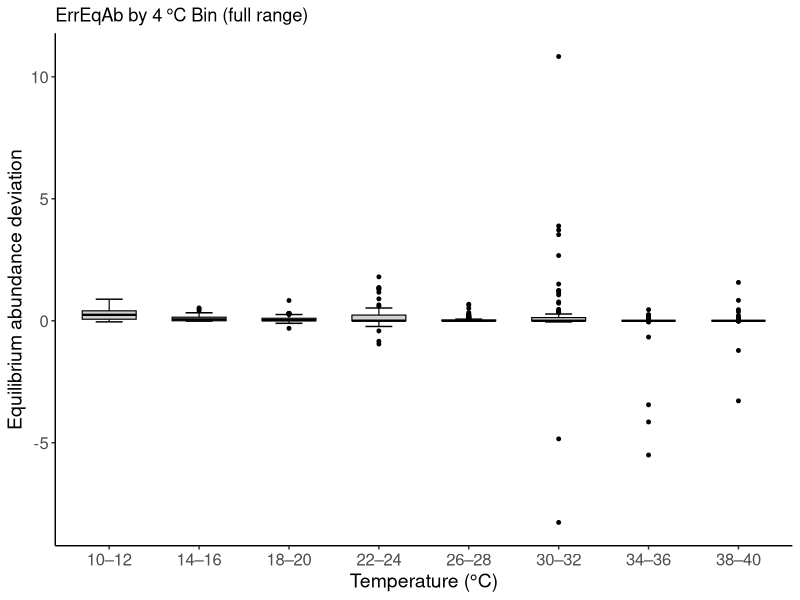
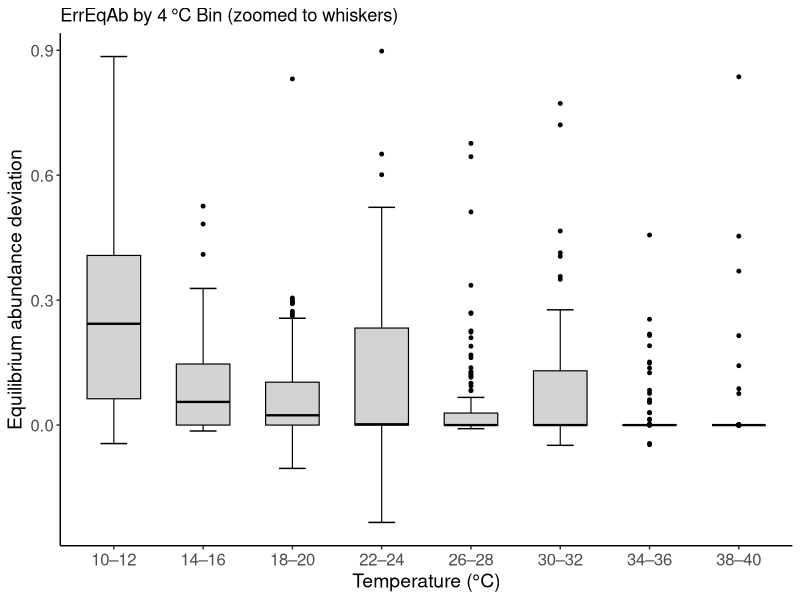
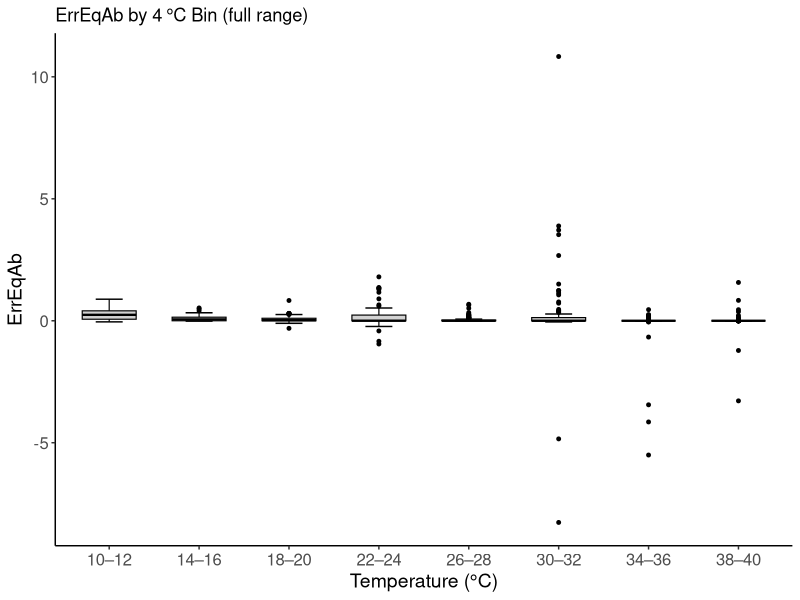
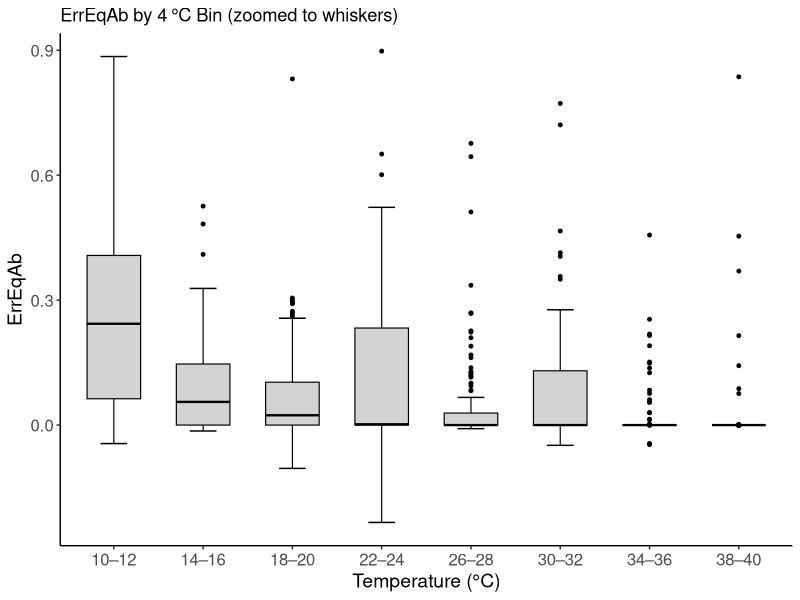
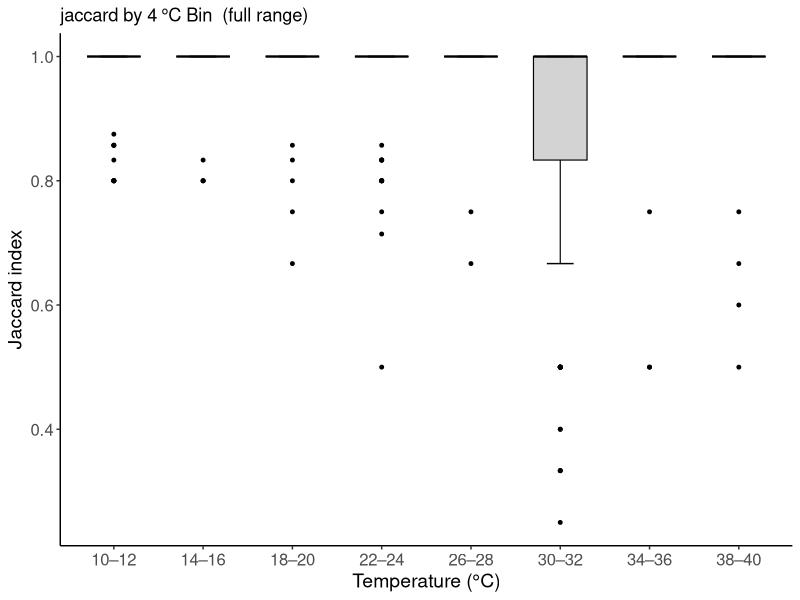
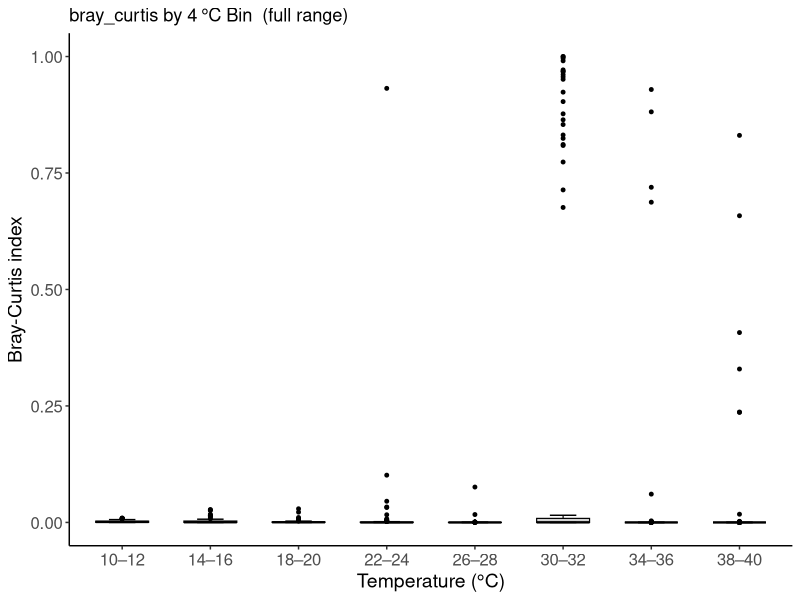
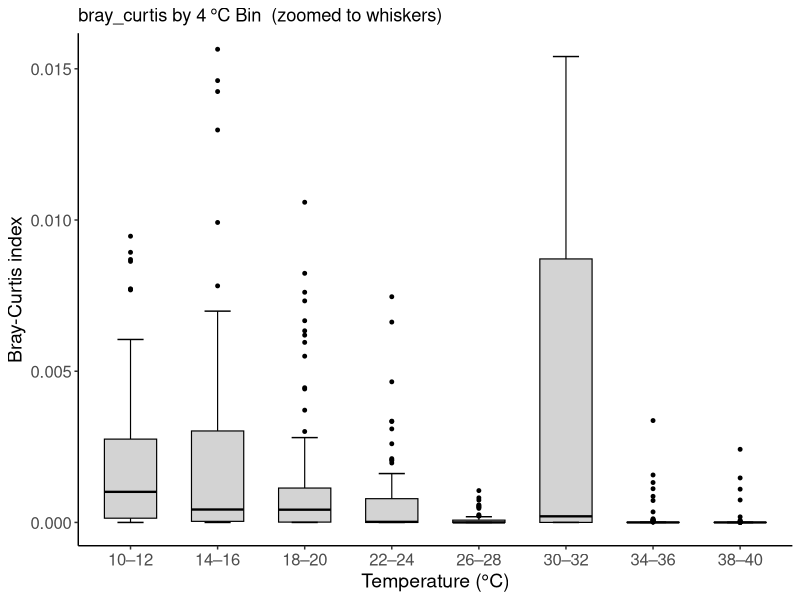
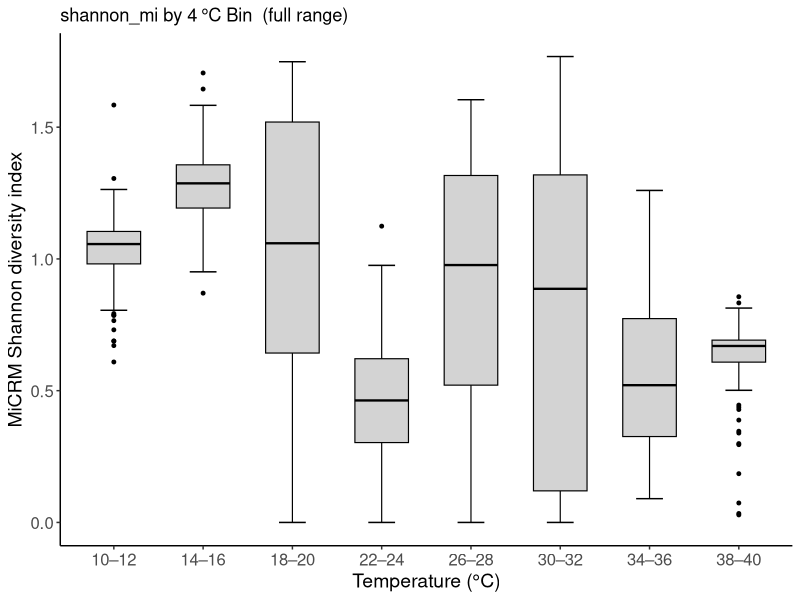

Write the R code that produced these figures, in order. (Note: this script raises an error after producing the figures.)
library(ggplot2)
library(dplyr)

# 1. Read & prep data
df <- read.csv("output/metrics_N50_coarse.csv")
traj <- read.csv("output/traj_N50_coarse.csv")

df <- df[is.finite(df$ErrEqAb), ]
bins_K   <- sort(unique(df$T_bin_K))
labels_C <- c("10–12", "14–16", "18–20", "22–24",
              "26–28", "30–32", "34–36", "38–40")
df$T_bin_K <- factor(df$T_bin_K, levels = bins_K, labels = labels_C)

# 2. Define box width (same as used in geom_boxplot)
box_width <- 0.6

# 3. Build base plot without T-caps (not printed yet)
base_p <- ggplot(df, aes(x = T_bin_K, y = ErrEqAb)) +
  geom_boxplot(
    fill         = "lightgrey",
    colour       = "black",
    outlier.size = 1,
    width        = box_width,
    linewidth = 0.4
  ) +
  labs(x = "Temperature (°C)",
       y = "Equilibrium abundance deviation") +
  theme_classic() +
  theme(
    axis.text  = element_text(size = 12),
    axis.title = element_text(size = 14)
  )

# 4. Extract whisker endpoints and x positions from ggplot object
pb    <- ggplot_build(base_p)
stats <- pb$data[[1]]

# 5. Create data frame for T-caps (manually set width)
cap_df <- stats %>%
  mutate(
    x0 = x - box_width / 4,
    x1 = x + box_width / 4,
  )

# 6. Draw full-range plot with T-caps
p_full <- base_p +
  geom_segment(data = cap_df,
               aes(x = x0, xend = x1, y = ymin, yend = ymin),
               inherit.aes = FALSE,
               linewidth = 0.5) +
  geom_segment(data = cap_df,
               aes(x = x0, xend = x1, y = ymax, yend = ymax),
               inherit.aes = FALSE,
               linewidth = 0.5) +
  ggtitle("ErrEqAb by 4 °C Bin (full range)")

print(p_full)

# 7. Zoomed-in version
ylim_range <- range(c(stats$ymin, stats$ymax), na.rm = TRUE)
p_zoom <- p_full +
  coord_cartesian(ylim = ylim_range) +
  ggtitle("ErrEqAb by 4 °C Bin (zoomed to whiskers)")

print(p_zoom)









###############################################################################

####### reusable function for any metric (makes regular + zoomed in) ##########

###############################################################################



plot_temp_metric_boxplot <- function(df, temp_col, metric_col, 
                                     temp_labels = c("10–12", "14–16", "18–20", "22–24",
                                                     "26–28", "30–32", "34–36", "38–40"),
                                     box_width = 0.6) {
  
  # Ensure temperature column is a factor with labels
  bins <- sort(unique(df[[temp_col]]))
  df[[temp_col]] <- factor(df[[temp_col]], levels = bins, labels = temp_labels)
  
  # Filter for finite values in the metric
  df <- df[is.finite(df[[metric_col]]), ]
  
  # Base plot
  base_p <- ggplot(df, aes_string(x = temp_col, y = metric_col)) +
    geom_boxplot(
      fill         = "lightgrey",
      colour       = "black",
      outlier.size = 1,
      width        = box_width,
      linewidth = 0.4
    ) +
    labs(x = "Temperature (°C)",
         y = metric_col) +
    theme_classic() +
    theme(
      axis.text  = element_text(size = 12),
      axis.title = element_text(size = 14)
    )
  
  # Extract whiskers info
  pb    <- ggplot_build(base_p)
  stats <- pb$data[[1]] %>%
    mutate(
      x0 = x - box_width / 4,
      x1 = x + box_width / 4,
    )
  
  # Full range plot with T-caps
  p_full <- base_p +
    geom_segment(data = stats,
                 aes(x = x0, xend = x1, y = ymin, yend = ymin),
                 inherit.aes = FALSE,
                 linewidth = 0.5) +
    geom_segment(data = stats,
                 aes(x = x0, xend = x1, y = ymax, yend = ymax),
                 inherit.aes = FALSE,
                 linewidth = 0.5) +
    ggtitle(paste(metric_col, "by 4 °C Bin (full range)"))
  
  print(p_full)
  
  # Zoomed-in version to whiskers
  ylim_range <- range(c(stats$ymin, stats$ymax), na.rm = TRUE)
  p_zoom <- p_full +
    coord_cartesian(ylim = ylim_range) +
    ggtitle(paste(metric_col, "by 4 °C Bin (zoomed to whiskers)"))
  
  print(p_zoom)
}


plot_temp_metric_boxplot(df, temp_col = "T_bin_K", metric_col = "ErrEqAb")










###############################################################################

####### reusable function for any metric (makes regular / zoomed in - CHOOSE) ##########

###############################################################################









plot_temp_metric_boxplot_choose <- function(df, temp_col, metric_col, 
                                     temp_labels = c("10–12", "14–16", "18–20", "22–24",
                                                     "26–28", "30–32", "34–36", "38–40"),
                                     box_width = 0.6,
                                     zoom_only = FALSE,
                                     y_label = NULL) {
  
  # Use metric_col as default y-axis label if y_label not provided
  if (is.null(y_label)) {
    y_label <- metric_col
  }
  
  # Ensure temperature column is a factor with proper labels
  bins <- sort(unique(df[[temp_col]]))
  df[[temp_col]] <- factor(df[[temp_col]], levels = bins, labels = temp_labels)
  
  # Filter for finite values of the metric
  df <- df[is.finite(df[[metric_col]]), ]
  
  # Base plot
  base_p <- ggplot(df, aes_string(x = temp_col, y = metric_col)) +
    geom_boxplot(
      fill         = "lightgrey",
      colour       = "black",
      outlier.size = 1,
      width        = box_width,
      linewidth    = 0.4
    ) +
    labs(x = "Temperature (°C)", y = y_label) +
    theme_classic() +
    theme(
      axis.text  = element_text(size = 12),
      axis.title = element_text(size = 14)
    )
  
  # Extract whiskers info
  pb    <- ggplot_build(base_p)
  stats <- pb$data[[1]] %>%
    mutate(
      x0 = x - box_width / 4,
      x1 = x + box_width / 4,
    )
  
  # Base plot with T-caps
  p <- base_p +
    geom_segment(data = stats,
                 aes(x = x0, xend = x1, y = ymin, yend = ymin),
                 inherit.aes = FALSE,
                 linewidth = 0.5) +
    geom_segment(data = stats,
                 aes(x = x0, xend = x1, y = ymax, yend = ymax),
                 inherit.aes = FALSE,
                 linewidth = 0.5)
  
  # Add appropriate title
  title_suffix <- if (zoom_only) {
    " (zoomed to whiskers)"
  } else {
    " (full range)"
  }
  
  p <- p + ggtitle(paste(metric_col, "by 4 °C Bin", title_suffix))
  
  # Apply zoom if requested
  if (zoom_only) {
    ylim_range <- range(c(stats$ymin, stats$ymax), na.rm = TRUE)
    p <- p + coord_cartesian(ylim = ylim_range)
  }
  
  print(p)
}


# diversity 

plot_temp_metric_boxplot_choose(df, "T_bin_K", "jaccard",y_label = "Jaccard index")
plot_temp_metric_boxplot_choose(df, "T_bin_K", "bray_curtis",y_label = "Bray-Curtis index")
plot_temp_metric_boxplot_choose(df, "T_bin_K", "bray_curtis",y_label = "Bray-Curtis index",zoom_only=TRUE)
plot_temp_metric_boxplot_choose(df, "T_bin_K", "shannon_mi",y_label = "MiCRM Shannon diversity index")
plot_temp_metric_boxplot_choose(df, "T_bin_K", "shannon_lv",y_label = "ELVM Shannon diversity index")


# equilibrium / trajectory abundance 

plot_temp_metric_boxplot_choose(df, "T_bin_K", "ErrEqAb",y_label = "Equilibrium abundance deviation log-ratio")
plot_temp_metric_boxplot_choose(df, "T_bin_K", "ErrEqAb",y_label = "Equilibrium abundance deviation log-ratio",zoom_only = TRUE)
plot_temp_metric_boxplot_choose(traj, "T_bin_K", "ErrTraj",y_label = "Trajectory deviation log-ratio")
plot_temp_metric_boxplot_choose(traj, "T_bin_K", "ErrTraj",y_label = "Trajectory deviation log-ratio", zoom_only=TRUE)


# stability / reactivity 

plot_temp_metric_boxplot_choose(df, "T_bin_K", "abs_stab_err",y_label = "Stability deviation")
plot_temp_metric_boxplot_choose(df, "T_bin_K", "abs_react_err",y_label = "Reactivity deviation")
# other plots are not box plots (continuous GLV vs MiCRM stability/reactivity) 


# timescale separation 
plot_temp_metric_boxplot_choose(df, "T_bin_K", "epsilon",y_label = expression(epsilon))
plot_temp_metric_boxplot_choose(df, "T_bin_K", "log10_eps_t_eq",y_label = expression(log[10](epsilon / t[eq])))


# hessian 
plot_temp_metric_boxplot_choose(df, "T_bin_K", "hessian_norm", y_label = "Hessian norm")


# non-normality
plot_temp_metric_boxplot_choose(df, "T_bin_K", "non_normality", y_label = expression(paste("|| ", J * J^{T} - J^{T} * J, " ||")))


# test ELVM stability / reactivity just to see what it looks like
plot_temp_metric_boxplot_choose(df, "T_bin_K", "stab_glv",y_label = expression(paste("ELVM ", Re(lambda[dom](J)))))
plot_temp_metric_boxplot_choose(df, "T_bin_K", "stab_glv",y_label = expression(paste("ELVM ", Re(lambda[dom](J)))), zoom_only=TRUE)
plot_temp_metric_boxplot_choose(df, "T_bin_K", "react_glv",y_label = expression(paste("ELVM ", Re(lambda[dom](H)))))





#####################################################################################
############# NOW FOR THE LINE PLOTS ################################################
#####################################################################################




df_fine <- read_csv("output/metrics_N50.csv") 




# timescale separation tauR vs tauC 


df_tau <- df_fine %>%
  group_by(T_C) %>%
  summarise(
    medC  = median(tau_C),
    medR  = median(tau_R)
  )

ggplot(df_tau, aes(x = T_C)) +
  # Median lines and points only
  geom_line(aes(y = medC, color = "Consumer median"), size = 0.8) +
  geom_line(aes(y = medR, color = "Resource median"), size = 0.8) +
  geom_point(aes(y = medC, color = "Consumer median"), size = 2) +
  geom_point(aes(y = medR, color = "Resource median"), size = 2) +
  scale_color_manual(
    name = NULL,
    values = c(
      "Consumer median" = "#005288",
      "Resource median" = "darkorange"   
    )
  ) +
  theme_classic() +
  labs(
    title = "Characteristic timescales of consumers and resources",
    x     = "Temperature (°C)",
    y     = "Characteristic timescales"
  ) +
  theme(
    plot.title = element_text(hjust = 0.5, size = 20, face = "bold"),
    axis.title = element_text(size = 14),
    axis.text  = element_text(size = 12),
    legend.title = element_text(size = 14),
    legend.text  = element_text(size = 12),
    legend.position = c(0.75, 0.8),
    legend.background = element_rect(fill = alpha("white", 0.7), color = NA)
  )



# timescale separation epsilon 



df_eps <- df %>%
  group_by(T_C) %>%
  summarise(
    med = median(epsilon)
  )

ggplot(df_eps, aes(x = T_C, y = med)) +
  geom_line(color = "black", size = 0.8) +
  geom_point(color = "black", size = 2) +
  geom_hline(yintercept = 1, linetype = "dashed", color = "grey40") +
  theme_classic() +
  labs(
    x = "Temperature (°C)",
    y = expression(epsilon)
  ) +
  theme(
    axis.title = element_text(size = 14),
    axis.text  = element_text(size = 12),
    legend.position = "none",
    plot.title = element_blank()
  )



# stability and reactivity 
plot_overlay <- function(df, col1, col2, lab1, lab2, ylabel, hlines = NULL, hline = NULL) {
  
  # Legend labels
  line_lab1 <- paste0(lab1, " median")
  line_lab2 <- paste0(lab2, " median")
  fill_lab1 <- paste0(lab1, " 90% range")
  fill_lab2 <- paste0(lab2, " 90% range")
  
  # Colors
  color_vals <- setNames(c("#005288", "darkorange"), c(line_lab1, line_lab2))
  fill_vals  <- setNames(c("lightblue", "gold"), c(fill_lab1, fill_lab2))
  
  # Summarised data
  df_stats <- df %>%
    group_by(T_C) %>%
    summarise(
      med1     = median(.data[[col1]], na.rm = TRUE),
      low90_1  = quantile(.data[[col1]], 0.05, na.rm = TRUE),
      high90_1 = quantile(.data[[col1]], 0.95, na.rm = TRUE),
      med2     = median(.data[[col2]], na.rm = TRUE),
      low90_2  = quantile(.data[[col2]], 0.05, na.rm = TRUE),
      high90_2 = quantile(.data[[col2]], 0.95, na.rm = TRUE)
    )
  
  # Plot
  ggplot(df_stats, aes(x = T_C)) +
    # Shading
    geom_ribbon(aes(ymin = low90_1, ymax = high90_1, fill = fill_lab1), alpha = 0.3) +
    geom_ribbon(aes(ymin = low90_2, ymax = high90_2, fill = fill_lab2), alpha = 0.3) +
    
    # Medians
    geom_line(aes(y = med1, color = line_lab1), size = 0.8) +
    geom_point(aes(y = med1, color = line_lab1), shape = 16, size = 2) +
    geom_line(aes(y = med2, color = line_lab2), size = 0.8) +
    geom_point(aes(y = med2, color = line_lab2), shape = 17, size = 2) +
    
    # Optional horizontal lines
    { if (!is.null(hline)) geom_hline(yintercept = hline, linetype = "dashed", color = "grey40") } +
    { if (!is.null(hlines)) lapply(hlines, function(h) geom_hline(yintercept = h, linetype = "dashed", color = "grey40")) } +
    
    # Manual legends
    scale_color_manual(values = color_vals) +
    scale_fill_manual(values = fill_vals) +
    
    labs(
      x = "Temperature (°C)",
      y = ylabel,
      color = NULL,
      fill = NULL
    ) +
    
    theme_classic() +
    theme(
      axis.title = element_text(size = 14),
      axis.text  = element_text(size = 12),
      legend.text = element_text(size = 12),
      legend.position = c(0.15, 0.85),
      legend.direction = "vertical",
      legend.background = element_rect(fill = alpha("white", 0.7), color = NA),
      legend.box = "vertical",
      legend.spacing.y = unit(5, "pt")
    )
}



# get rid of complex number format for ease of plotting 

df$stab_mi <- as.numeric(gsub("\\+0j|\\(|\\)", "", df$stab_mi))
df$stab_glv <- as.numeric(gsub("\\+0j|\\(|\\)", "", df$stab_glv))


plot_overlay(
  df = df,
  col1 = "stab_mi",
  col2 = "stab_glv",
  lab1 = "MiCRM",
  lab2 = "ELVM",
  ylabel = expression(Re(lambda[dom](J)))
)

plot_overlay(
  df = df,
  col1 = "react_mi",
  col2 = "react_glv",
  lab1 = "MiCRM",
  lab2 = "ELVM",
  ylabel = expression(Re(lambda[dom](H)))
)







# other metrics (not temp on x-axis): hessian/non-normality vs stability/reactivity 



# A reusable function to draw one scatter
plot_scatter <- function(df, xcol, ycol, xl, yl, title = "", log_x = FALSE, log_y = FALSE) {
  p <- ggplot(df, aes_string(x = xcol, y = ycol, color = "T_C")) +
    geom_point(alpha = 0.6, size = 2, shape = 16) +  # semi-transparent filled dots
    scale_color_gradientn(
      colours = c("#2c7bb6", "#abd9e9", "#ffffbf", "#fdae61", "#d7191c"),
      name = "Temperature (°C)",
      limits = c(10, 40)
    ) +
    labs(
      x = xl,
      y = yl,
      title = title
    ) +
    theme_classic() +
    theme(
      plot.title = element_text(hjust = 0.5, size = 16, face = "bold"),
      axis.title = element_text(size = 14),
      axis.text  = element_text(size = 12),
      legend.title = element_text(size = 12),
      legend.text  = element_text(size = 10)
    )
  
  # Apply log scales if requested
  if (log_x) p <- p + scale_x_log10()
  if (log_y) p <- p + scale_y_log10()
  
  return(p)
}



# Plot 1 - hermitian vs stability 
p1 <- plot_scatter(
  df,
  xcol  = "hessian_norm",
  ycol  = "abs_stab_err",
  xl    = "log(Hessian norm)",
  yl    = "Absolute stability deviations",
  log_x = TRUE
)
print(p1)

# Plot 2 - hermitian vs reactivity 
p2 <- plot_scatter(
  df,
  xcol  = "hessian_norm",
  ycol  = "abs_react_err",
  xl    = "log(Hessian norm)",
  yl    = "Absolute reactivity deviations",
  log_x=TRUE
)
print(p2)

# Plot 3 - non normality vs stability 
p3 <- plot_scatter(
  df,
  xcol  = "non_normality",
  ycol  = "abs_stab_err",
  xl    = expression(paste("log(|| ", J * J^{T} - J^{T} * J, " ||)")),
  yl    = "log(Absolute stability deviations)",
  log_x=TRUE,
  log_y=TRUE
)
print(p3)

# Plot 4 - non normality vs reactivity 
p4 <- plot_scatter(
  df,
  xcol  = "non_normality",
  ycol  = "abs_react_err",
  xl    = expression(paste("log(|| ", J * J^{T} - J^{T} * J, " ||)")),
  yl    = "log(Absolute reactivity deviations)",
  log_x=TRUE,
  log_y=TRUE
)
print(p4)




###########

# just out of curiosity 




# hessian vs epsilon (does HOI drive timescale sep?)
p5 <- plot_scatter(
  df,
  xcol  = "hessian_norm",
  ycol  = "epsilon",
  xl    = "log(Hessian norm)",
  yl    = expression(epsilon),
  log_x=TRUE
)
p5 <- p5 + geom_hline(yintercept = 1, linetype = "dotted", color = "grey40")
print(p5)



# non normality vs epsilon (does interconnectedness drive timescale sep?)
p6 <- plot_scatter(
  df,
  xcol  = "non_normality",
  ycol  = "epsilon",
  xl    = expression(paste("log(|| ", J * J^{T} - J^{T} * J, " ||)")),
  yl    = expression(epsilon),
  log_x=TRUE
)
p6 <- p6 + geom_hline(yintercept = 1, linetype = "dotted", color = "grey40")
print(p6)







